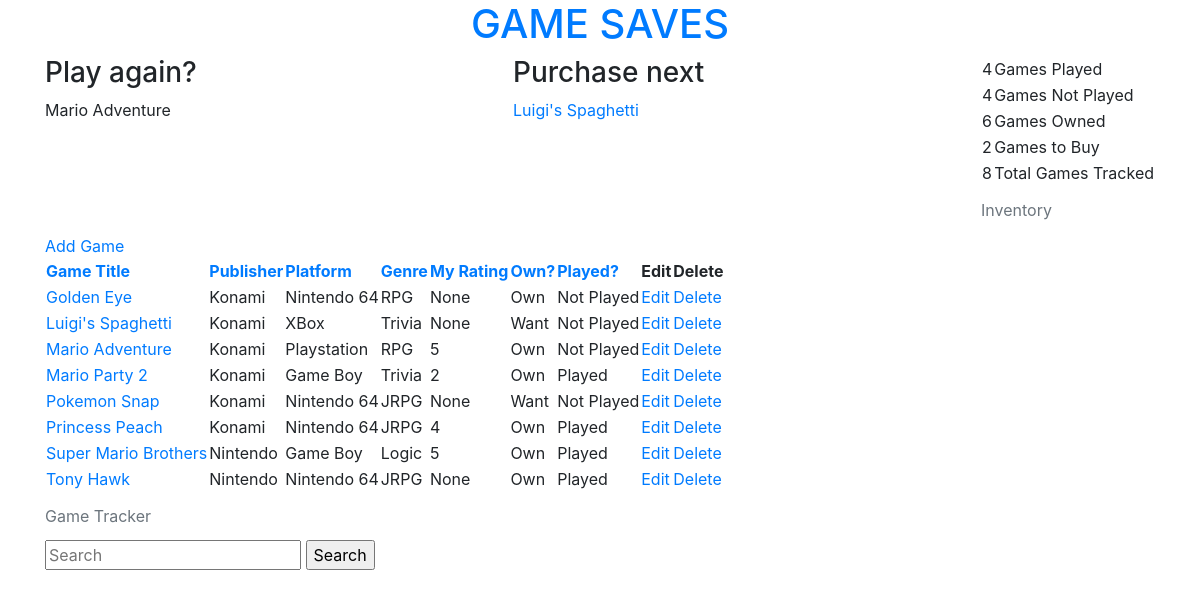
The page / on the database its author committed.
### tracker/models.py (models this page shows, shortened)
class Game(models.Model):
    title = models.CharField(max_length=255)
    developer = models.ForeignKey('Developer', null=True)
    publisher = models.ForeignKey('Publisher')
    genre = models.ForeignKey('Genre')
    platform = models.ForeignKey('Platform')
    OWN_STATUS_CHOICES = (
        ('Own', 'Own'),
        ('Want', 'Want'),
    )
    own_status = models.CharField(max_length=4, choices=OWN_STATUS_CHOICES, default='Want')
    PLAY_STATUS_CHOICES = (
        ('Played', 'Played'),
        ('Not Played', 'Not Played'),
    )
    play_status = models.CharField(max_length=10, choices=PLAY_STATUS_CHOICES, default='Not Played')
    personal_rating = models.IntegerField(
        validators = [MaxValueValidator(5), MinValueValidator(1)],
        null=True,
        blank=True,
    )
    class Meta:
        ordering = ['title']
    def __str__(self):
        return self.title

class Publisher(models.Model):
    name = models.CharField(max_length=255)
    class Meta:
        ordering = ['name']
    def __str__(self):
        return self.name

class Platform(models.Model):
    system = models.CharField(max_length=255)
    class Meta:
        ordering = ['system']
    def __str__(self):
        return self.system

class Genre(models.Model):
    name = models.CharField(max_length=255)
    class Meta:
        ordering = ['name']
    def __str__(self):
        return self.name

### tracker/views.py (the view)
# urls.py: url(r'^$', views.GameListView.as_view(), name='list'),
class GameListView(ListView):
    context_object_name = 'games'
    model = Game
    def get_ordering(self):
        self.order = self.request.GET.get('order', default='asc')
        selected_ordering = self.request.GET.get('ordering', default='title')
        if self.order == "desc":
            selected_ordering = "-" + selected_ordering
        return selected_ordering
    def get_context_data(self, *args, **kwargs):
        context = super(GameListView, self).get_context_data(*args, **kwargs)
        context['current_order'] = self.get_ordering()
        context['order'] = self.order
        return context
    def get_queryset(self):
        qs = super().get_queryset()
        try:
            q = Game.objects.filter(title__icontains=self.request.GET['q'])
            return q
        except:
            return qs

### tracker/templatetags/tracker_extras.py (called while the page is built)
@register.simple_tag
def highest_rated_game():
    return Game.objects.order_by('-personal_rating').first()

@register.simple_tag
def buy_next_game():
    want_games = Game.objects.filter(own_status='Want')
    random_index = random.randint(0, want_games.count() - 1)
    return want_games[random_index]

@register.simple_tag
def num_games_played():
    return Game.objects.filter(play_status='Played').count()

@register.simple_tag
def num_games_nplayed():
    return Game.objects.filter(play_status='Not Played').count()

@register.simple_tag
def num_games_own():
    return Game.objects.filter(own_status='Own').count()

@register.simple_tag
def num_games_want():
    return Game.objects.filter(own_status='Want').count()

@register.simple_tag
def tot_games_tracked():
    return Game.objects.all().count()

### tracker/templates/tracker/game_list.html (shortened to what this page needs)
{% extends 'tracker/base.html' %}
{% load tracker_extras %}
{% block content %}
<div class="row">
  <div class="col">
    <h3>Play again?</h3>
    {% highest_rated_game %}
  </div>
  <div class="col">
    <h3>Purchase next</h3>
    <a href="https://www.amazon.com/s?url=search-alias%3Dvideogames&field-keywords={% buy_next_game %}" target="_blank">{% buy_next_game %}</a>
  </div>
  <div class="col-sm-auto">
    <table>
      <caption>Inventory</caption>
      <tbody>
        <tr><td>{% num_games_played %}</td><td>Games Played</td></tr>
        <tr><td>{% num_games_nplayed %}</td><td>Games Not Played</td></tr>
        <tr><td>{% num_games_own %}</td><td>Games Owned</td></tr>
        <tr><td>{% num_games_want %}</td><td>Games to Buy</td></tr>
        <tr><td>{% tot_games_tracked %}</td><td>Total Games Tracked</td></tr>
        </tbody>
      </table>
  </div>
</div>
<a href="{% url 'create' %}">Add Game</a>
<div>
  <table>
    <caption>Game Tracker</caption>
    <thead>
      <tr>
        <th><a href="{% url 'list' %}?ordering=title&order={% if order == 'desc' %}asc{% else %}desc{% endif %}">Game Title</a></th>
        <th><a href="{% url 'list' %}?ordering=publisher&order={% if order == 'desc' %}asc{% else %}desc{% endif %}">Publisher</a></th>
        <th><a href="{% url 'list' %}?ordering=platform&order={% if order == 'desc' %}asc{% else %}desc{% endif %}">Platform</a></th>
        <th><a href="{% url 'list' %}?ordering=genre&order={% if order == 'desc' %}asc{% else %}desc{% endif %}">Genre</a></th>
        <th><a href="{% url 'list' %}?ordering=personal_rating&order={% if order == 'desc' %}asc{% else %}desc{% endif %}">My Rating</a></th>
        <th><a href="{% url 'list' %}?ordering=own_status&order={% if order == 'desc' %}asc{% else %}desc{% endif %}">Own?</a></th>
        <th><a href="{% url 'list' %}?ordering=play_status&order={% if order == 'desc' %}asc{% else %}desc{% endif %}">Played?</a></th>
        <th>Edit</th>
        <th>Delete</th>
      </tr>
    </thead>
    <tbody>
      {% for game in games %}
      <tr>
        <td><a href="{% url 'detail' pk=game.pk %}">{{ game.title }}</a></td>
        <td>{{ game.publisher }}</td>
        <td>{{ game.platform }}</td>
        <td>{{ game.genre }}</td>
        <td>{{ game.personal_rating }}</td>
        <td>{{ game.own_status }}</td>
        <td>{{ game.play_status }}</td>
        <td><a href="{% url 'update' pk=game.pk %}">Edit</a></td>
        <td><a href="{% url 'delete' pk=game.pk %}">Delete</a></td>
      </tr>
      {% endfor %}
    </tbody>
  </table>
</div>
<div>
  <form method="GET" action"">
    <input name="q" placeholder="Search" type="text">
    <input value="Search" type="submit">
  </form>
</div>
{% endblock %}

### rows shown on the page
Game: title "Mario Adventure", publisher "Konami", platform "Playstation", genre "RPG", personal_rating "5", own_status "Own", play_status "Not Played"
Game: title "Luigi's Spaghetti", publisher "Konami", platform "XBox", genre "Trivia", personal_rating "None", own_status "Want", play_status "Not Played"
Game: title "Golden Eye", publisher "Konami", platform "Nintendo 64", genre "RPG", personal_rating "None", own_status "Own", play_status "Not Played"
Game: title "Mario Party 2", publisher "Konami", platform "Game Boy", genre "Trivia", personal_rating "2", own_status "Own", play_status "Played"
Game: title "Pokemon Snap", publisher "Konami", platform "Nintendo 64", genre "JRPG", personal_rating "None", own_status "Want", play_status "Not Played"
Game: title "Princess Peach", publisher "Konami", platform "Nintendo 64", genre "JRPG", personal_rating "4", own_status "Own", play_status "Played"
Game: title "Super Mario Brothers", publisher "Nintendo", platform "Game Boy", genre "Logic", personal_rating "5", own_status "Own", play_status "Played"
Game: title "Tony Hawk", publisher "Nintendo", platform "Nintendo 64", genre "JRPG", personal_rating "None", own_status "Own", play_status "Played"
